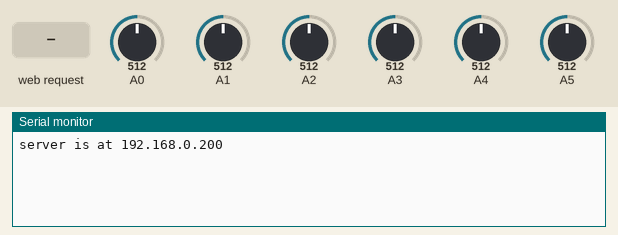
This sketch was run on a simulated Arduino Leonardo, built with avr-gcc and run on an emulated ATmega32U4. On the bench: the last lines printed to the serial monitor. The test bench sets the inputs (shaded band); at power-on: A0 = 512, A1 = 512, A2 = 512, A3 = 512, A4 = 512, A5 = 512. WiFi joins after 1.5 s; servers stay silent unless stated.

Above: at 1.2 s.
1.3 s: HTTP request GET /index.html received
At 2.2 s:
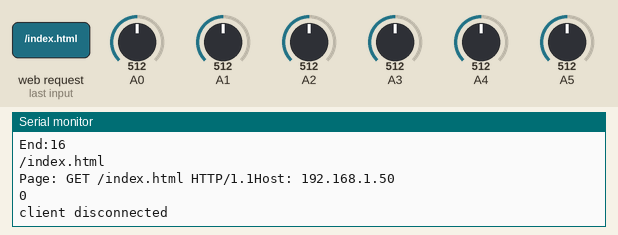
2.8 s: HTTP request GET /index.htm received
At 3.3 s:
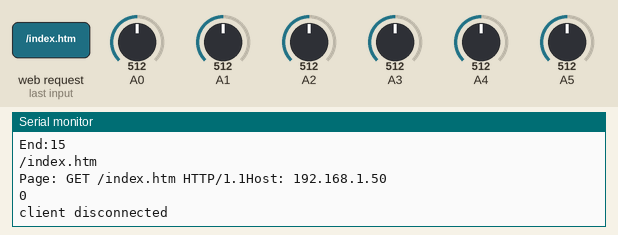
4.3 s: HTTP request GET /home.htm received
At 5.5 s:
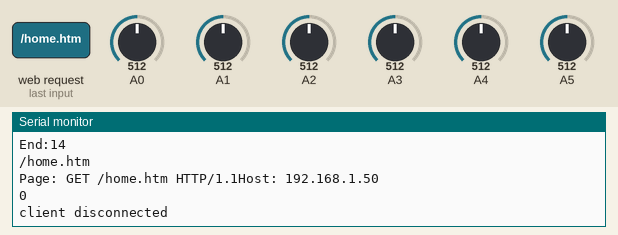
5.8 s: HTTP request GET /home.html received
At 6.8 s:
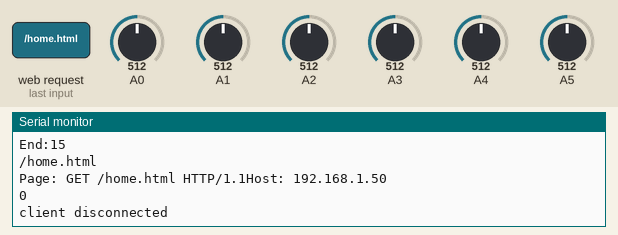
7.3 s: HTTP request GET /page2.html received
At 8.0 s:
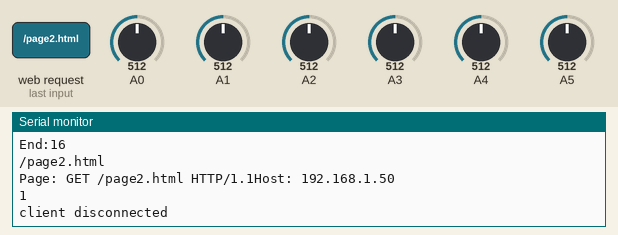
8.8 s: HTTP request GET /page2.htm received
At 10.3 s:
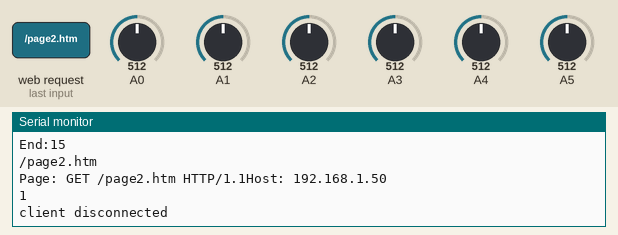
Timing chart, 0 to 11.3 s (numbered marks = the images above; inputs shaded):
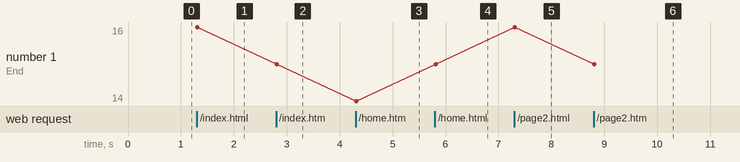

The sketch:

WebServer.ino
```cpp
/*
  Web Server

 A simple web server that shows the value of the analog input pins.
 using an Arduino Wiznet Ethernet shield.

 Circuit:
 * Ethernet shield attached to pins 10, 11, 12, 13
 * Analog inputs attached to pins A0 through A5 (optional)

 created 18 Dec 2009
 by David A. Mellis
 modified 9 Apr 2012
 by Tom Igoe

 */

#include <SPI.h>
#include <Ethernet2.h>

// Enter a MAC address and IP address for your controller below.
// The IP address will be dependent on your local network:
byte mac[] = {
  0xDE, 0xAD, 0xBE, 0xEF, 0xFE, 0xED
};
IPAddress ip(192, 168, 0, 200);

// Initialize the Ethernet server library
// with the IP address and port you want to use
// (port 80 is default for HTTP):
EthernetServer server(80);


void setup() {
  // Open serial communications and wait for port to open:
  Serial.begin(9600);
  while (!Serial) {
    ; // wait for serial port to connect. Needed for Leonardo only
  }


  // start the Ethernet connection and the server:
  Ethernet.begin(mac, ip);
  server.begin();
  Serial.print("server is at ");
  Serial.println(Ethernet.localIP());
}

word GetPage(String FullRequest)
{
  int StartHere = FullRequest.indexOf("GET");
  int EndHere = FullRequest.indexOf("HTTP/");
  Serial.print("Start:");
  Serial.println(StartHere,DEC);
  Serial.print("End:");
  Serial.println(EndHere,DEC);
  word bRet = 404;
  if (StartHere>-1)
  {//have a get
   String tmpStr = FullRequest.substring(StartHere+3,EndHere);
   tmpStr.trim();
   Serial.println(tmpStr);
    if (tmpStr=="/" || tmpStr=="/index.html" || tmpStr=="/index.htm" || tmpStr=="/home.htm" || tmpStr=="/home.html"){bRet=0;} else
    if (tmpStr=="/page2.html" || tmpStr == "/page2.htm"){bRet=1;} else
    if (tmpStr=="/page3.html" || tmpStr == "/page3.htm"){bRet=2;}
  }

  return bRet;
}

void loop() {
  // listen for incoming clients
  EthernetClient client = server.available();
  if (client) {
    Serial.println("new client");
    // an http request ends with a blank line
    boolean currentLineIsBlank = true;
    String PageRequested = "";
    while (client.connected()) {
      if (client.available()) {
        char c = client.read();
        Serial.write(c);
        // if you've gotten to the end of the line (received a newline
        // character) and the line is blank, the http request has ended,
        // so you can send a reply
        if ((c != '\n') && (c != '\r')) {PageRequested = PageRequested + c;}
        if (c == '\n' && currentLineIsBlank) {
          // send a standard http response header
          word newpage = GetPage(PageRequested);
          Serial.println();
          Serial.println("Page: "+PageRequested);
          Serial.println(newpage,DEC);
            switch (newpage){
               case 0:SendRoot(client);break;
               case 1:SendPage2(client);break;
               case 2:SendPage3(client);break;
               case 404:Send404(client);break;
            }
          break;
        }
        if (c == '\n') {
          // you're starting a new line
          currentLineIsBlank = true;
        }
        else if (c != '\r') {
          // you've gotten a character on the current line
          currentLineIsBlank = false;
        }
      }
    }
    // give the web browser time to receive the data
    delay(1);
    // close the connection:
    client.stop();
    Serial.println("client disconnected");
  }
}

void SendRoot(EthernetClient client)
{

          client.println("HTTP/1.1 200 OK");
          client.println("Content-Type: text/html");
          client.println("Connection: close");  // the connection will be closed after completion of the response
          client.println("Refresh: 5");  // refresh the page automatically every 5 sec
          client.println();
          client.println("<!DOCTYPE HTML>");
          client.println("<html>");
          client.println("Page 1<br>");
          // output the value of each analog input pin
          for (int analogChannel = 0; analogChannel < 6; analogChannel++) {
            int sensorReading = analogRead(analogChannel);
            client.print("analog input ");
            client.print(analogChannel);
            client.print(" is ");
            client.print(sensorReading);
            client.println("<br />");
          }
          client.println("</html>");


}

void SendPage2(EthernetClient client)
{

          client.println("HTTP/1.1 200 OK");
          client.println("Content-Type: text/html");
          client.println("Connection: close");  // the connection will be closed after completion of the response
          client.println("Refresh: 5");  // refresh the page automatically every 5 sec
          client.println();
          client.println("<!DOCTYPE HTML>");
          client.println("<html>");
          client.println("Page 2<br>");
          // output the value of each analog input pin
          for (int analogChannel = 0; analogChannel < 6; analogChannel++) {
            int sensorReading = analogRead(analogChannel);
            client.print("analog input ");
            client.print(analogChannel);
            client.print(" is ");
            client.print(sensorReading);
            client.println("<br />");
          }
          client.println("</html>");


}

void SendPage3(EthernetClient client)
{

          client.println("HTTP/1.1 200 OK");
          client.println("Content-Type: text/html");
          client.println("Connection: close");  // the connection will be closed after completion of the response
          client.println("Refresh: 5");  // refresh the page automatically every 5 sec
          client.println();
          client.println("<!DOCTYPE HTML>");
          client.println("<html>");
          client.println("Page 3<br>");
          // output the value of each analog input pin
          for (int analogChannel = 0; analogChannel < 6; analogChannel++) {
            int sensorReading = analogRead(analogChannel);
            client.print("analog input ");
            client.print(analogChannel);
            client.print(" is ");
            client.print(sensorReading);
            client.println("<br />");
          }
          client.println("</html>");


}

void Send404(EthernetClient client)
{

          client.println("HTTP/1.1 404 Not Found");
          client.println("Content-Type: text/html");
          client.println("Connection: close");  // the connection will be closed after completion of the response
          client.println();
          client.println("Not Found");
}
```

Measured:
- after the input at 1.3 s, the serial monitor: prints a new line at once (image 1)
- after the input at 2.8 s, the serial monitor: prints a new line at once (image 2)
- after the input at 4.3 s, the serial monitor: prints a new line at once (image 3)
- after the input at 5.8 s, the serial monitor: prints a new line at once (image 4)
- after the input at 7.3 s, the serial monitor: prints a new line at once (image 5)
- after the input at 8.8 s, the serial monitor: prints a new line at once (image 6)
- plotted number 1: 16 → 15 after the input at 2.8 s, 15 → 14 after the input at 4.3 s, 15 → 16 after the input at 7.3 s
